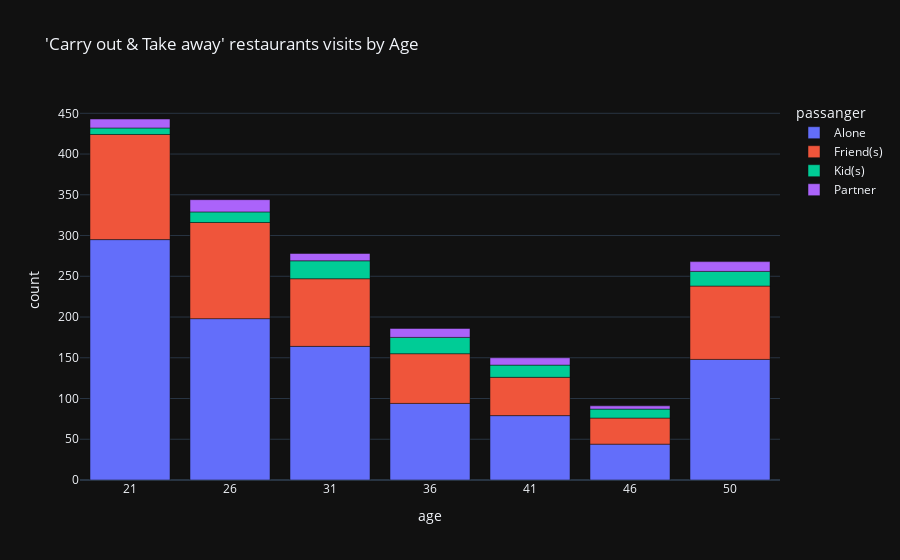

Notebook code cell kept with this figure:
### Code cell
px.bar(df_carry_gr_ag, x='age', y='count', color='passanger', title="'Carry out & Take away' restaurants visits by Age")

### Figure 1 — Plotly figure (JSON) as saved in the notebook; plotly's stock layout.template omitted (floating-point values rounded to 4 significant figures)
{"data": [{"alignmentgroup": "True", "hovertemplate": "passanger=Alone<br>age=%{x}<br>count=%{y}<extra></extra>", "legendgroup": "Alone", "marker": {"color": "#636efa", "pattern": {"shape": ""}}, "name": "Alone", "offsetgroup": "Alone", "orientation": "v", "showlegend": true, "textposition": "auto", "x": ["21", "26", "31", "36", "41", "46", "50"], "xaxis": "x", "y": [295, 198, 164, 94, 79, 44, 148], "yaxis": "y", "type": "bar"}, {"alignmentgroup": "True", "hovertemplate": "passanger=Friend(s)<br>age=%{x}<br>count=%{y}<extra></extra>", "legendgroup": "Friend(s)", "marker": {"color": "#EF553B", "pattern": {"shape": ""}}, "name": "Friend(s)", "offsetgroup": "Friend(s)", "orientation": "v", "showlegend": true, "textposition": "auto", "x": ["21", "26", "31", "36", "41", "46", "50"], "xaxis": "x", "y": [129, 118, 83, 61, 47, 32, 90], "yaxis": "y", "type": "bar"}, {"alignmentgroup": "True", "hovertemplate": "passanger=Kid(s)<br>age=%{x}<br>count=%{y}<extra></extra>", "legendgroup": "Kid(s)", "marker": {"color": "#00cc96", "pattern": {"shape": ""}}, "name": "Kid(s)", "offsetgroup": "Kid(s)", "orientation": "v", "showlegend": true, "textposition": "auto", "x": ["21", "26", "31", "36", "41", "46", "50"], "xaxis": "x", "y": [8, 13, 22, 20, 15, 11, 18], "yaxis": "y", "type": "bar"}, {"alignmentgroup": "True", "hovertemplate": "passanger=Partner<br>age=%{x}<br>count=%{y}<extra></extra>", "legendgroup": "Partner", "marker": {"color": "#ab63fa", "pattern": {"shape": ""}}, "name": "Partner", "offsetgroup": "Partner", "orientation": "v", "showlegend": true, "textposition": "auto", "x": ["21", "26", "31", "36", "41", "46", "50"], "xaxis": "x", "y": [11, 15, 9, 11, 9, 4, 12], "yaxis": "y", "type": "bar"}], "layout": {"xaxis": {"anchor": "y", "domain": [0.0, 1.0], "title": {"text": "age"}}, "yaxis": {"anchor": "x", "domain": [0.0, 1.0], "title": {"text": "count"}}, "legend": {"title": {"text": "passanger"}, "tracegroupgap": 0}, "title": {"text": "'Carry out & Take away' restaurants visits by Age"}, "barmode": "relative"}}
